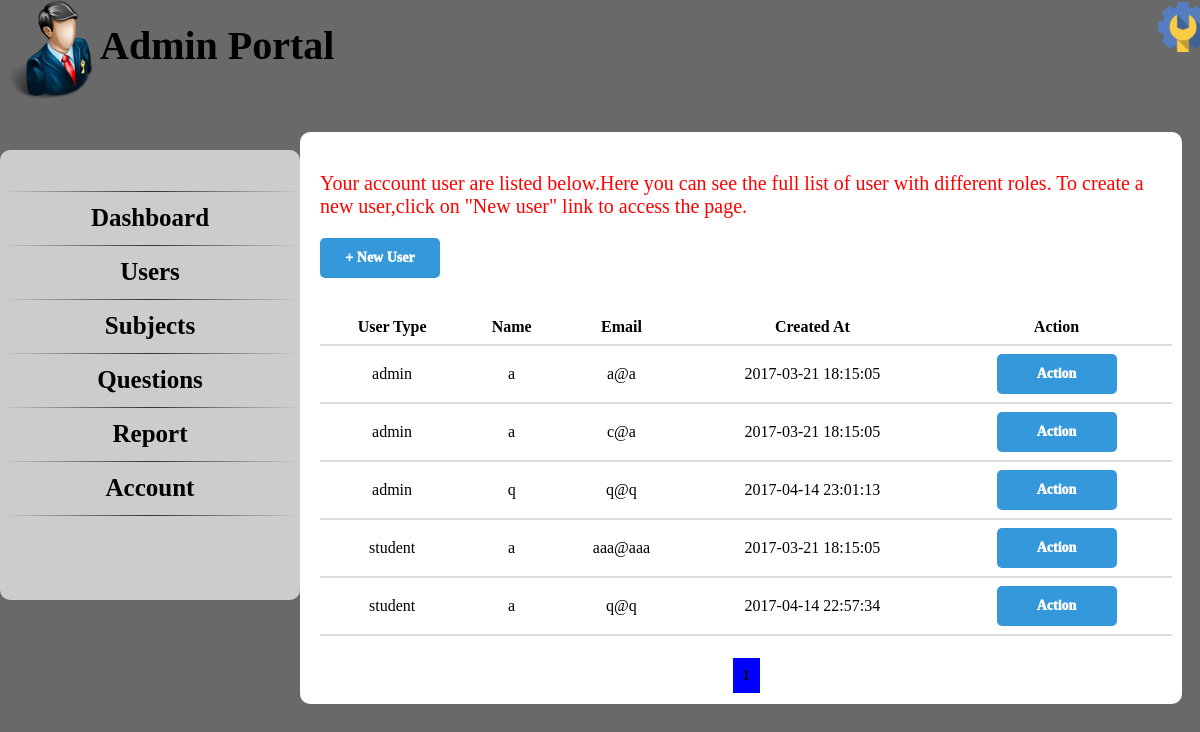
The app's page /admin/ulist.php (signed in) with its own data.
### tables this page shows
CREATE TABLE IF NOT EXISTS `users` (
  `u_type` varchar(10) NOT NULL,
  `name` varchar(50) NOT NULL,
  `email` varchar(50) NOT NULL DEFAULT '',
  `pass` varchar(20) NOT NULL,
  `address` varchar(100) NOT NULL,
  `city` varchar(30) NOT NULL,
  `state` varchar(20) NOT NULL,
  `country` varchar(20) NOT NULL,
  `pincode` double NOT NULL,
  `mobile` double NOT NULL,
  `photo` longblob NOT NULL,
  `secque1` varchar(100) NOT NULL,
  `secans1` varchar(50) NOT NULL,
  `secque2` varchar(100) NOT NULL,
  `secans2` varchar(50) NOT NULL,
  `dob` date NOT NULL,
  `created_at` datetime NOT NULL DEFAULT CURRENT_TIMESTAMP,
  PRIMARY KEY (`u_type`,`email`)
);

### admin/ulist.php (the view, shortened to what this page needs)
<html>
<?php include 'common/header.php';
$sql = "SELECT COUNT(*) FROM users";
$result = mysqli_query($link, $sql) or trigger_error("SQL", E_USER_ERROR);
$r = mysqli_fetch_row($result);
$numrows = $r[0];
$rowsperpage = 10;
$totalpages = ceil($numrows / $rowsperpage);
if (isset($_GET['currentpage']) && is_numeric($_GET['currentpage'])) {
   $currentpage = (int) $_GET['currentpage'];
} else {
   $currentpage = 1;
}
$offset = ($currentpage - 1) * $rowsperpage;
?>
<body>
<div class="container">
<p class="sptext">Your account user are listed below.Here you can see the full list of user with different roles.
To create a new user,click on "New user" link to access the page.</p>
<a href="users.php"><button class="submit" name="NewUser">+ New User</button></a>
<br><br><br>
<table class="utable">
<tr>
<th>User Type</th>
<th>Name</th>
<th>Email</th>
<th>Created At</th>
<th>Action</th>
</tr>
<?php
$sql = "SELECT * FROM users LIMIT $offset, $rowsperpage";
$query = mysqli_query($link,$sql);
while($row = mysqli_fetch_array($query))
{
	$u_type = $row['u_type'];
	$name = $row['name'];
	$email = $row['email'];
	$create_at = $row['created_at'];
	echo '<tr>';
	echo '<td>'.$u_type.'</td>';
	echo '<td>'.$name.'</td>';
	echo '<td>'.$email.'</td>';
	echo '<td>'.$create_at.'</td>';
	echo '<td><button class="submit">Action</button></td>';
	echo '</tr>';
}
?>
</table>
<br>
<br>
<center>
<?php
$range = 5;
for ($x = ($currentpage - $range); $x < (($currentpage + $range) + 1); $x++) {
   if (($x > 0) && ($x <= $totalpages)) {
      if ($x == $currentpage) {
         echo "<span class='currentpage'><b> $x </b> </span>";
      } else {
         echo " <span class='paginate'><a href='{$_SERVER['PHP_SELF']}?currentpage=$x'> $x </a></span> ";
      }
   }
}
		?>
</center>
</div>
</body>
</html>

### admin/css/style.css (style rules this page uses)
body { background-color:#696969; margin:0; font-family: Georgia,Times,Times New Roman,serif; font-size: 14px; }
a { text-decoration:none; color:#000; font-weight:bold; }
.submit { background-color:#3498db; width:120px; height:40px; border: 0; padding:5px; border-radius:5px; font-family: Georgia,Times,Times New Roman,serif; font-size: 14px; font-weight:1000; color:#fff; cursor: pointer; }
.container { position:absolute; margin-left:25%; margin-top:11%; width:71%; height:auto; background-color:#fff; padding-left:20px; padding-top:20px; padding-bottom:20px; padding-right:10px; border-radius:10px; word-wrap: break-word; }
.sptext { font-size:20px; color:red; }
.utable { width:100%; text-align:center; border-collapse: collapse; }
.utable th, .utable td { padding: 8px; text-align: left; border-bottom: 2px solid #ddd; text-align:center; }
.currentpage { height:auto; width:auto; background-color:blue; color:#000; padding:10px; text-align:center; }

### records on screen
users: u_type "admin", name "a", email "a@a", created_at "2017-03-21 18:15:05"
users: u_type "admin", name "a", email "c@a", created_at "2017-03-21 18:15:05"
users: u_type "admin", name "q", email "q@q", created_at "2017-04-14 23:01:13"
users: u_type "student", name "a", email "aaa@aaa", created_at "2017-03-21 18:15:05"
users: u_type "student", name "a", email "q@q", created_at "2017-04-14 22:57:34"
